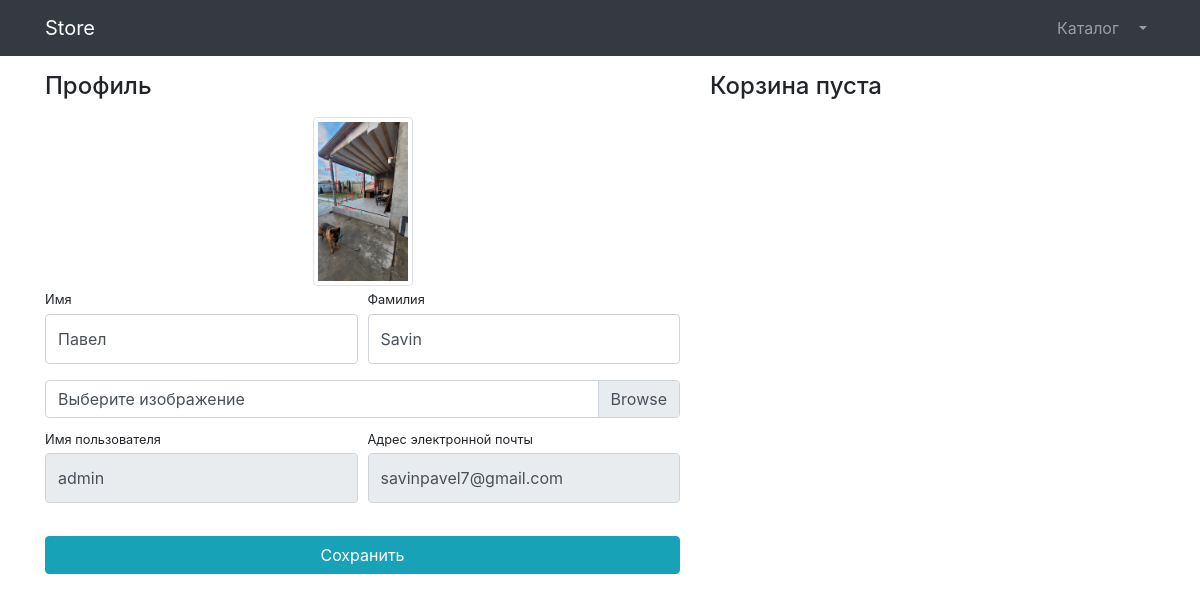
The app's page /users/profile/1/ (signed in) with its own data.
### users/models.py (models this page shows)
class User(AbstractUser):
    image = models.ImageField(upload_to='users_images', null=True, blank=True)
    is_verified_email = models.BooleanField(default=False)

### users/views.py (the view, shortened to what this page needs)
class UserProfileView(TitleMixin, UpdateView):
    model = User
    form_class = UserProfileForm
    template_name = 'users/profile.html'
    success_url = reverse_lazy('users:profile')
    title = 'Личный кабинет'

### users/forms.py
class UserProfileForm(UserChangeForm):
    first_name = forms.CharField(
        widget=forms.TextInput(
            attrs={
                'class': 'form-control py-4'}))
    last_name = forms.CharField(
        widget=forms.TextInput(
            attrs={
                'class': 'form-control py-4'}))
    image = forms.ImageField(
        widget=forms.FileInput(
            attrs={
                'class': 'custom-file-input'}), required=False)
    username = forms.CharField(
        widget=forms.TextInput(
            attrs={
                'class': 'form-control py-4',
                'readonly': True}))
    email = forms.CharField(
        widget=forms.TextInput(
            attrs={
                'class': 'form-control py-4',
                'readonly': True}))
    class Meta:
        model = User
        fields = ('first_name', 'last_name', 'image', 'username', 'email')

### common/views.py (called while the page is built)
    def get_context_data(self, **kwargs):
        context = super(TitleMixin, self).get_context_data(**kwargs)
        context['title'] = self.title
        return  context

### products/context_processors.py (called while the page is built)
def baskets(request):
    user = request.user
    return {'baskets': Basket.objects.filter(user=user) if user.is_authenticated else []}

### users/templates/users/profile.html (shortened to what this page needs)
{% extends 'products/base.html' %}
{% load static %}
{% block css %}
    <link href = "{% static 'vendor/css/profile.css' %}" rel = "stylesheet" >
{% endblock %}
{% block content %}
   <div class = "container" >
    <div class = "row" >
       <div class = "col-lg-7" >
            <h4 class = "mt-3 mb-3" > Профиль </h4 >
            <div class = "col-lg-12 text-center" >
                <img width = "100" height = "100"
                 src = "{% if user.image %} {{ user.image.url }} {% else %}{% static 'vendor/img/users/default_avatar.jpg' %}{% endif %}"
                   class = "img-thumbnail" >
            </div >
            <form action = "{% url 'users:profile' user.id %}" method = "post" enctype="multipart/form-data">
                <div class = "form-row" >
                   <div class = "col-lg-6" >
                       <div class = "form-group" >
                            <label class = "small mb-1" for = "{{ form.first_name.id_for_label }}" > Имя </label >
                            {{form.first_name}}
                        </div >
                    </div >
                    <div class = "col-lg-6" >
                       <div class = "form-group" >
                            <label class = "small mb-1" for = "{{ form.first_name.id_for_label }}">Фамилия</label>
                            {{ form.last_name }}
                        </div >
                    </div >
                </div >
                <div class = "form-row mb-2" >
                   <div class = "col-lg-12" >
                       <div class = "custom-file" >
                            <label class = "custom-file-label" for = "{{ form.image.id_for_label }}">Выберите изображение</label>
                        </div >
                    </div >
                </div >
                <div class = "form-row" >
                   <div class = "col-lg-6" >
                        <label class = "small mb-1" for = "{{ form.username.id_for_label }}">Имя пользователя</label>
                        {{form.username}}
                    </div >
                    <div class = "col-lg-6" >
                        <label class = "small mb-1" for = "{{ form.email.id_for_label}}">Адрес электронной
                           почты </label >
                        {{form.email}}
                    </div >
                </div >
                <div class = "form-row" >
                    <div class = "col-lg-12" style = "margin-top: 33px;">
                        <input class = "btn btn-info btn-block" type = "submit" value="Сохранить">
                    </div >
                </div >
            </form >
        </div >
        <div class = "col-lg-5" >
            {% include 'products/baskets.html' %}
        </div >
    </div >
</div >
{% endblock %}

### records on screen
User: image (picture), first_name "Павел", last_name "Savin", username "admin", email "savinpavel7@gmail.com"
